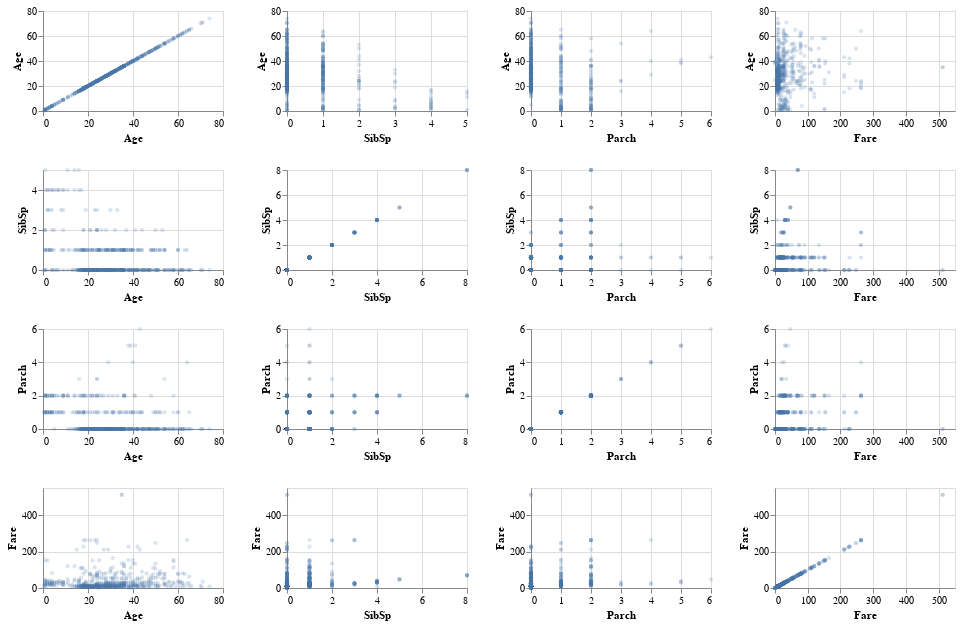

Notebook code for this chart:
### Code cell
numeric_plots = (
    alt.Chart(train_df.reset_index())
    .mark_point(opacity=0.2, size=5)
    .encode(
        x=alt.X(alt.repeat("column"), type="quantitative"),
        y=alt.X(alt.repeat("row"), type="quantitative"),
        tooltip="PassengerId"
    )
    .properties(width=180, height=100)
    .repeat(column=numeric_features, row=numeric_features)
)
numeric_plots

### Figure 1 — Vega-Lite specification as saved in the notebook (floating-point values rounded to 4 significant figures; data arrays with more than 128 entries replaced by an {"elided": "..."} marker saying what was removed)
{"config": {"view": {"continuousWidth": 400, "continuousHeight": 300}}, "repeat": {"column": ["Age", "SibSp", "Parch", "Fare"], "row": ["Age", "SibSp", "Parch", "Fare"]}, "spec": {"data": {"name": "data-6286d0ac7d54ded3271e21d8b9c7e99e"}, "mark": {"type": "point", "opacity": 0.2, "size": 5}, "encoding": {"tooltip": {"type": "quantitative", "field": "PassengerId"}, "x": {"type": "quantitative", "field": {"repeat": "column"}}, "y": {"type": "quantitative", "field": {"repeat": "row"}}}, "height": 100, "width": 180}, "$schema": "https://vega.github.io/schema/vega-lite/v4.8.1.json", "datasets": {"data-6286d0ac7d54ded3271e21d8b9c7e99e": {"elided": "712 records"}}}
